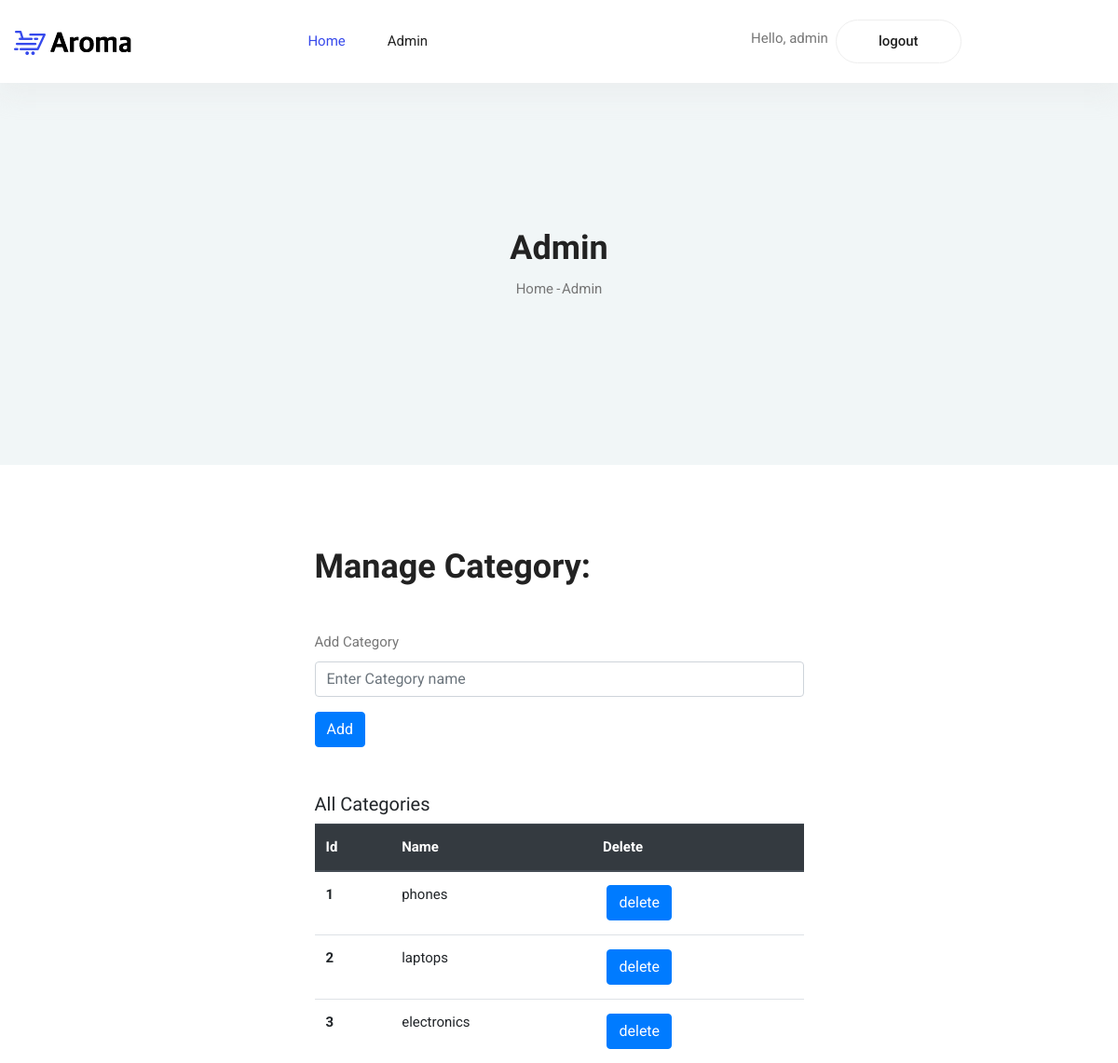
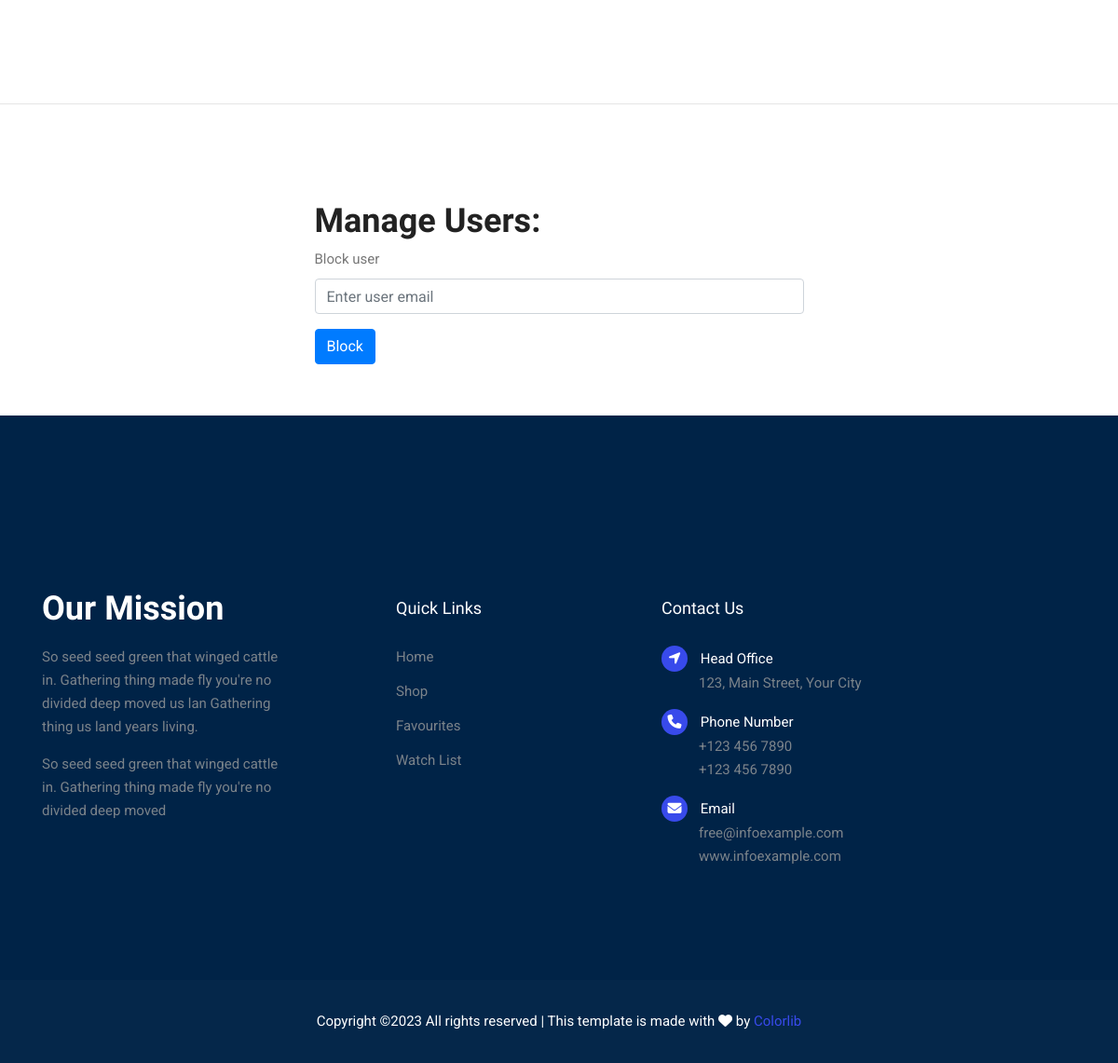
The page /views/admin.php (signed in) on the database its author committed (2 pictures, top to bottom).
### tables this page shows
CREATE TABLE `role` (
  `id` int(11) NOT NULL,
  `role_name` varchar(20) NOT NULL
);

CREATE TABLE `category` (
  `id` int(11) NOT NULL,
  `name` varchar(50) NOT NULL
);

### Controller/Authcontroller.php (called while the page is built, shortened)
<?php
require_once '../Models/User.php';
require_once 'DBController.php';
class Authcontroller
{
    public function getCurrentUser()
    {
        if (isset($_SESSION["id"]) && isset($_SESSION["fullName"]) && isset($_SESSION["userName"]) && isset($_SESSION["roleId"])) {
            $currentUser = new User();
            $currentUser->addWithId($_SESSION["id"], $_SESSION["fullName"], $_SESSION["userName"], $_SESSION["roleId"]);
            return $currentUser;
        } else {
            return false;
        }
    }
    public function getUserRole(User $user)
    {
        $this->db = new DBController;
        if ($this->db->openConnection()) {
            $query = "select role_name from role where id = '$user->roleid'";
            $result = $this->db->select($query);
            return $result[0]['role_name'];
        } else {
            echo "Error in Database Connection";
            return false;
        }
    }
}

### Controller/DBController.php (called while the page is built, shortened)
<?php
class DBController
{
    public $dbHost = "localhost";
    public $dbUser = "root";
    public $dbPassword = "";
    public $dbName = "ecommerce";
    public $connection;
    public function openConnection()
    {
        $this->connection = new mysqli($this->dbHost, $this->dbUser, $this->dbPassword, $this->dbName);
        if ($this->connection->connect_error) {
            echo " Error in Connection : " . $this->connection->connect_error;
            return false;
        } else {
            return true;
        }
    }
    public function select($qry)
    {
        $result = $this->connection->query($qry);
        if (!$result) {
            echo "Error : " . mysqli_error($this->connection);
            return false;
        } else {
            return $result->fetch_all(MYSQLI_ASSOC);
        }
    }
}

### Models/User.php (called while the page is built, shortened)
<?php
class User {
  public function addWithId($id, $fullname, $username ,$roleid) {
    $this->fullname = $fullname;
    $this->roleid = $roleid;
  }
}

### Controller/ProductController.php (called while the page is built, shortened)
<?php
require_once 'DBController.php';
class ProductController
{
   public function getCategories()
   {
      $this->db = new DBController;
      if ($this->db->openConnection()) {
         $query = "SELECT
            category.*,
            COUNT(product.id) as categoryQuantity
          FROM
            category
          LEFT JOIN
            product
          ON
            category.id = product.category_id
          GROUP BY
            category.id;";
         return $this->db->select($query);
      } else {
         echo "Error in Database Connection";
         return false;
      }
   }
}

### Views/admin.php (the view, shortened to what this page needs)
<?php
require_once '../Controller/ProductController.php';
require_once '../Controller/Authcontroller.php';
?>
<?php
$productController = new ProductController;
$auth = new AuthController;
if ($auth->getCurrentUser() != false) {
  $currentUser = $auth->getCurrentUser();
  if($auth->getUserRole($currentUser) != "admin"){
    if (session_status() === PHP_SESSION_NONE) {
      session_start();
    }
    $_SESSION["errMsg"] =  "you must be Admin";
    header("location: ../Views/login.php");
  }
} else {
  if (session_status() === PHP_SESSION_NONE) {
    session_start();
  }
  $_SESSION["errMsg"] =  "you must login or regester first";
  header("location: ../Views/login.php");
}
?>
<?php
require_once 'layout/header.php';
?>
<section class="blog-banner-area" id="category">
  <div class="container h-100">
    <div class="blog-banner">
      <div class="text-center">
        <h1>Admin</h1>
        <nav aria-label="breadcrumb" class="banner-breadcrumb">
          <ol class="breadcrumb">
            <li class="breadcrumb-item"><a href="#">Home</a></li>
            <li class="breadcrumb-item active" aria-current="page">Admin</li>
          </ol>
        </nav>
      </div>
    </div>
  </div>
</section>
<section class="cart_area">
  <div class="container">
    <div class="col-6 mx-auto">
      <h2 class="mb-5">Manage Category:</h2>
      <form method="post" action="admin.php">
        <div class="form-group">
          <label for="exampleInputEmail1">Add Category</label>
          <input type="text" class="form-control" id="exampleInputEmail1" name="catName" aria-describedby="emailHelp" placeholder="Enter Category name">
        </div>
        <button type="submit" class="btn btn-primary">Add</button>
      </form>
      <?php
      if ($productController->getCategories()) {
        $categories = $productController->getCategories();
      ?>
        <div class="mt-5">
          <h4 class="table mb-2">All Categories</h4>
          <table class="table ">
            <thead class="thead-dark">
              <tr>
                <th scope="col">Id</th>
                <th scope="col">Name</th>
                <th scope="col-2">Delete</th>
              </tr>
            </thead>
            <tbody>
              <?php
              foreach ($categories as $category) {
              ?>
                <tr>
                  <th><?php echo $category['id'] ?></th>
                  <td><?php echo $category['name'] ?></td>
                  <td>
                    <form method="post" action="admin.php">
                      <span class="badge rounded-pill"><button type="submit" class="btn btn-primary">delete</button></span>
                    </form>
                  </td>
                </tr>
              <?php
              }
              ?>
            </tbody>
          </table>
        </div>
      <?php
      }
      ?>
    </div>
  </div>
  <br />
</section>
<hr />
<section class="cart_area">
  <div class="container">
    <div class="col-6 mx-auto">
      <h2 class="mb-2">Manage Users:</h2>
      <form method="post" action="admin.php">
        <div class="form-group">
          <label for="exampleInputEmail1">Block user</label>
          <input type="text" class="form-control" id="exampleInputEmail1" name="blockUser" aria-describedby="emailHelp" placeholder="Enter user email">
        </div>
        <button type="submit" class="btn btn-primary">Block</button>
      </form>
    </div>
  </div>
</section>
<?php
require_once 'layout/footer.php';
?>

### Views/layout/header.php (shortened to what this page needs)
<?php
require_once '../Controller/Authcontroller.php';
$auth = new AuthController;
if ($auth->getCurrentUser() != false) {
  $currentUser = $auth->getCurrentUser();
  $userRole = $auth->getUserRole($currentUser);
} else {
  if (session_status() === PHP_SESSION_NONE) {
    session_start();
  }
}
?>
<!DOCTYPE html>
<html lang="en">
<head>
  <link rel="stylesheet" href="asstes/vendors/bootstrap/bootstrap.min.css">
  <link rel="stylesheet" href="asstes/vendors/fontawesome/css/all.css">
  <link rel="stylesheet" href="asstes/vendors/themify-icons/themify-icons.css">
  <link rel="stylesheet" href="asstes/vendors/nice-select/nice-select.css">
  <link rel="stylesheet" href="asstes/vendors/owl-carousel/owl.theme.default.min.css">
  <link rel="stylesheet" href="asstes/vendors/owl-carousel/owl.carousel.min.css">
  <link rel="stylesheet" href="asstes/css/style.css">
</head>
<body>
  <header class="header_area">
    <div class="main_menu">
      <nav class="navbar navbar-expand-lg navbar-light">
        <div class="container" style="min-width: 1220px;">
          <a class="navbar-brand logo_h" href="index.php"><img src="asstes/img/logo.png" alt=""></a>
          <div class="collapse navbar-collapse offset" id="navbarSupportedContent">
            <ul class="nav navbar-nav menu_nav ml-auto mr-auto">
              <li class="nav-item active"><a class="nav-link" href="index.php">Home</a></li>
              <?php if (isset($userRole)) {
                if ($userRole == "admin") { ?>
                  <li class="nav-item"><a class="nav-link" href="admin.php">Admin</a></li>
            </ul>
        <?php }
              } ?>
        <?php if (isset($userRole)) { ?>
          <ul class="nav navbar-nav menu_nav ml-auto mr-auto">
            <li class="nav-item mt-2 mr-2"><?php
                                            $buyer = new Authcontroller;
                                            $buyerName = $buyer->getCurrentUser()->fullname;
                                            echo "Hello, " . $buyerName
                                            ?> </li>
            <li class="nav-item"><a class="button button-header" href="index.php?logout">logout</a></li>
          </ul>
        <?php } ?>
          </div>
        </div>
      </nav>
    </div>
  </header>

### Views/asstes/css/style.css (style rules this page uses)
body { color:#777;font-family:"Roboto",sans-serif;font-size:15px;font-weight:400;line-height:1.667 }
ul { list-style-type:none;margin:0;padding:0 }
button { cursor:pointer }
h1,h2,h3,h4,h5,h6 { font-family:"Oswald",sans-serif;color:#222;line-height:1.1 }
h1,.h1 { font-size:50px;font-weight:700 }
h2,.h2 { font-size:36px;font-weight:600 }
h4,.h4 { font-size:20px;font-weight:400;line-height:1.3 }
a { display:inline-block }
.header_area { position:relative;width:100%;z-index:9999;transition:background 0.4s, all 0.3s linear;box-shadow:0px 10px 27px 3px rgba(221,221,221,0.3) }
.header_area .navbar { background:transparent;padding:0px;border:0px;border-radius:0px }
.header_area .navbar .nav .nav-item { margin-right:45px }
.header_area .navbar .nav .nav-item .nav-link { text-transform:capitalize;color:#222;display:inline-block }
@media (min-width: 991px) { .header_area .navbar .nav .nav-item .nav-link { padding:32px 0px } }
.header_area .navbar .nav .nav-item .nav-link:after { display:none }
.header_area .navbar .nav .nav-item:hover .nav-link,.header_area .navbar .nav .nav-item.active .nav-link { color:#384aeb }
.header_area .navbar .nav .nav-item:last-child { margin-right:0px }
.button { display:inline-block;border:1px solid #384aeb;border-radius:30px;color:#222;font-weight:500;padding:12px 50px;background:#384aeb;color:#fff;transition:all .4s ease }
.button-header { padding:10px 45px;background:transparent;color:#222;border-color:#EEEEEE }
.blog-banner { position:relative }
.blog-banner h4,.blog-banner h1,.blog-banner a { text-transform:capitalize;color:#fff }
.blog-banner h1 { font-size:30px;margin-bottom:10px;color:#222 }
@media (min-width: 992px) { .blog-banner h1 { font-size:36px } }
.blog-banner-area { height:280px;position:relative;z-index:1 }
@media (min-width: 1000px) { .blog-banner-area { height:410px } }
.blog-banner-area .blog-banner { position:absolute;top:50%;left:50%;width:100%;transform:translate(-50%, -50%) }
.blog-banner-area::after { content:"";display:block;position:absolute;top:0;left:0;width:100%;height:100%;background:#f1f6f7;z-index:-1 }
.banner-breadcrumb { display:inline-block }
.banner-breadcrumb .breadcrumb { background:transparent;padding:0 }
.banner-breadcrumb .breadcrumb-item { padding:.1rem }
.banner-breadcrumb .breadcrumb-item a { text-transform:capitalize;color:#777777 }
.banner-breadcrumb .breadcrumb-item+.breadcrumb-item::before { color:#777777;padding-right:.1rem;content:"-" }
.banner-breadcrumb .breadcrumb-item.active { color:#777777 }
.cart_area { padding-top:90px;padding-bottom:55px }

### rows shown on the page
role: role_name "admin"
category: id "1", name "phones"
category: id "2", name "laptops"
category: id "3", name "electronics"
